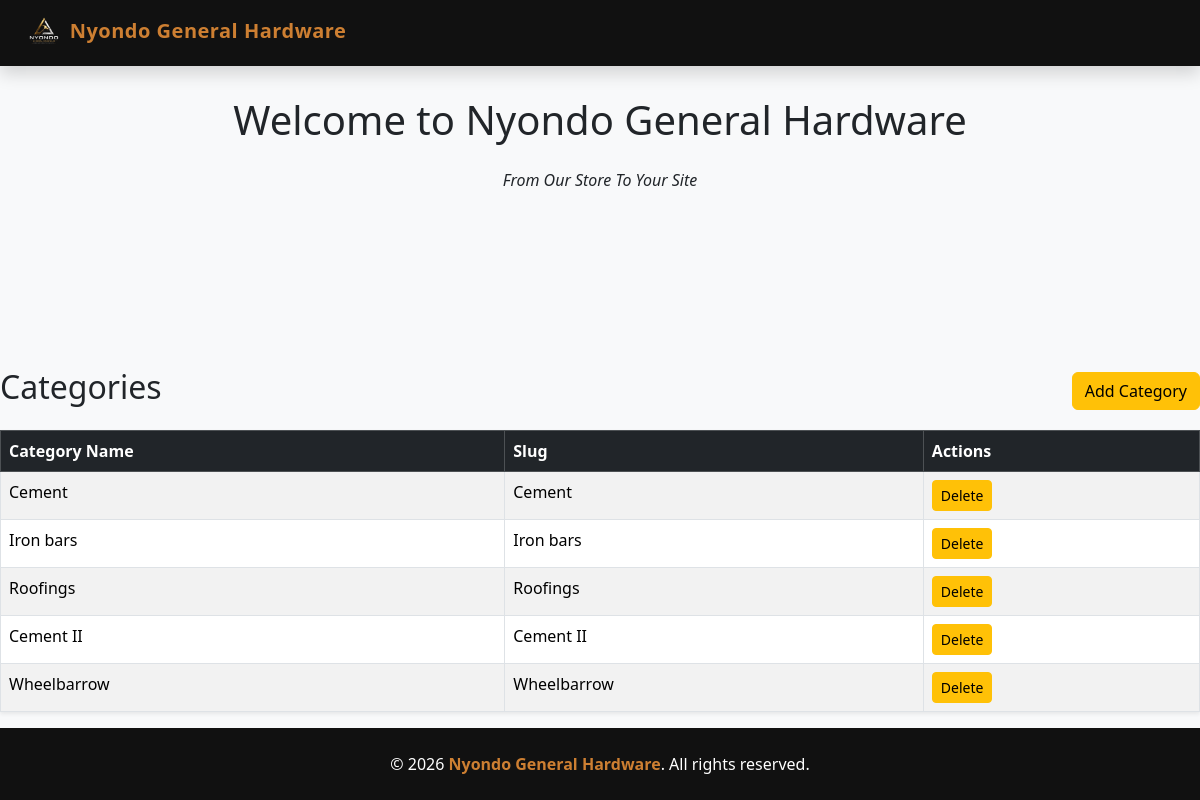
The app's page /sales/categories/, older data.
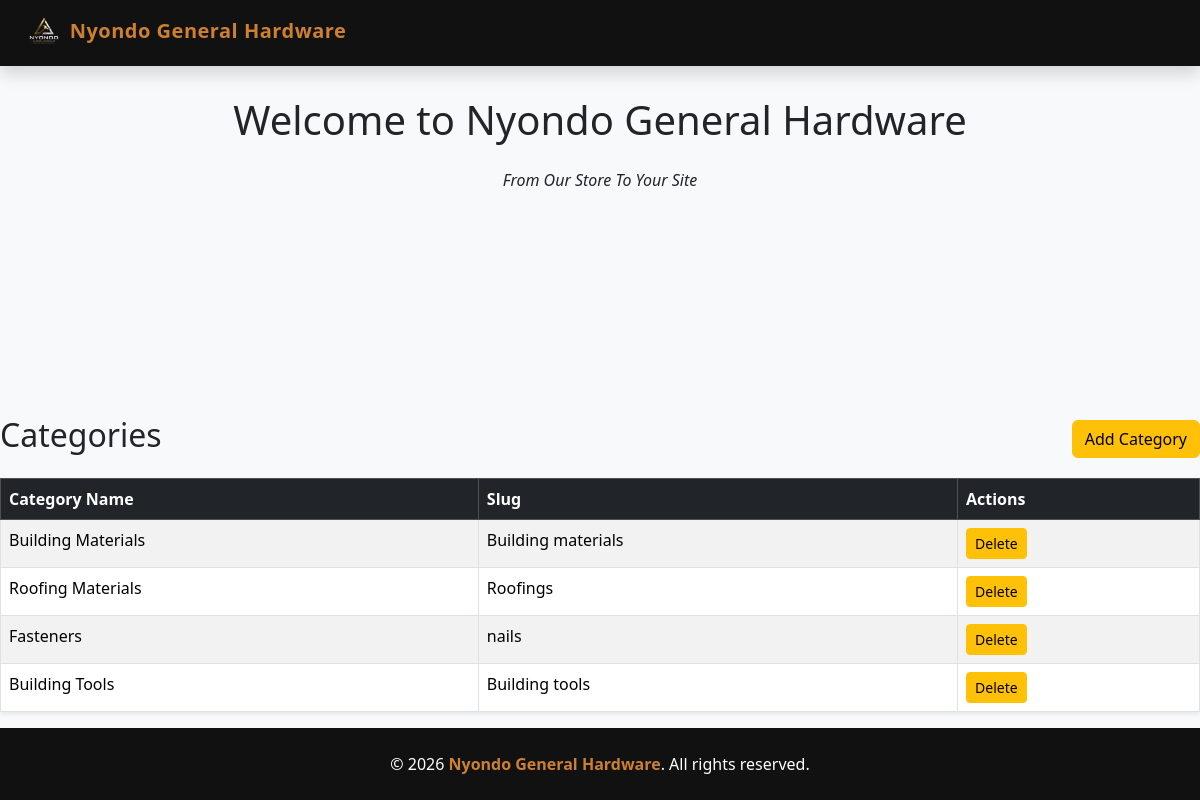
The same page, newer data.
### salesapp/models.py (models this page shows, shortened)
class Category(models.Model):
    category_name = models.CharField(max_length=100, unique=True)
    slug = models.SlugField(unique=True)

### salesapp/views.py (the view)
# urls.py: path("categories/", views.category_list, name="category_list"),
def category_list(request):
    categories = Category.objects.all()
    return render(request, "category_list.html", {"categories": categories})

### salesapp/templates/category_list.html
{% extends 'base.html' %}
{% block content %}
<div class="d-flex justify-content-between align-items-center mb-3">
    <h2>Categories</h2>
    <a href="{% url 'create_category' %}" class="btn btn-warning">Add Category</a>
</div>
<table class="table table-bordered table-striped shadow-sm">
    <thead class="table-dark">
        <tr>
            <th>Category Name</th>
            <th>Slug</th>
            <th>Actions</th>
        </tr>
    </thead>
    <tbody>
        {% for category in categories %}
        <tr>
            <td>{{ category.category_name }}</td>
            <td>{{ category.slug }}</td>
            <td>
                <a href="{% url 'delete_category' category.id %}" class="btn btn-warning btn-sm">
                    Delete
                </a>
            </td>
        </tr>
        {% empty %}
        <tr>
            <td colspan="3" class="text-center">No categories found.</td>
        </tr>
        {% endfor %}
    </tbody>
</table>
{% endblock %}

### templates/base.html (shortened to what this page needs)
{% load static %}
<!doctype html>
<html lang="en">
  <head>
    <link
      href="https://cdn.jsdelivr.net/npm/bootstrap@5.3.2/dist/css/bootstrap.min.css"
      rel="stylesheet"
    />
    <link
      href="https://cdn.jsdelivr.net/npm/bootstrap-icons@1.11.1/font/bootstrap-icons.css"
      rel="stylesheet"
    />
  </head>
  <body>
    <nav class="navbar navbar-expand-lg navbar-dark navbar-custom shadow">
      <div class="container-fluid px-4">
        <a class="navbar-brand" href="#">
          <img
            src="{% static 'true.png' %}"
            alt="Logo"
            width="40"
            height="40"
          />
          Nyondo General Hardware
        </a>
      </div>
    </nav>
    <div class="main-content container text-center">
      <h1 class="mb-4">Welcome to Nyondo General Hardware</h1>
      <p><i>From Our Store To Your Site</i></p>
    </div>
    {% block content %} {% endblock %}
    <footer class="footer-custom py-4 mt-auto">
      <div class="container text-center">
        <p class="mb-0">
          &copy; 2026
          <span style="color: var(--bronze); font-weight: 600"
            >Nyondo General Hardware</span
          >. All rights reserved.
        </p>
      </div>
    </footer>
  </body>
</html>

### templates/base.html (style rules this page uses)
:root { --black: #111111; --bronze: #cd7f32; --white: #ffffff; --light-bg: #f8f9fa; }
body { background-color: var(--light-bg); min-height: 100vh; display: flex; flex-direction: column; }
.navbar-custom { background-color: var(--black); }
.navbar-brand { color: var(--bronze); font-weight: 700; letter-spacing: 0.5px; }
.main-content { flex: 1; padding: 30px 0; }
.footer-custom { background-color: var(--black); color: var(--white); }

Row changes from the older to the newer data that the page shows:
removed Category: category_name "Cement", slug "Cement"
removed Category: category_name "Iron bars", slug "Iron bars"
removed Category: category_name "Roofings", slug "Roofings"
removed Category: category_name "Cement II", slug "Cement II"
removed Category: category_name "Wheelbarrow", slug "Wheelbarrow"
added Category: category_name "Building Materials", slug "Building materials"
added Category: category_name "Roofing Materials", slug "Roofings"
added Category: category_name "Fasteners", slug "nails"
added Category: category_name "Building Tools", slug "Building tools"
